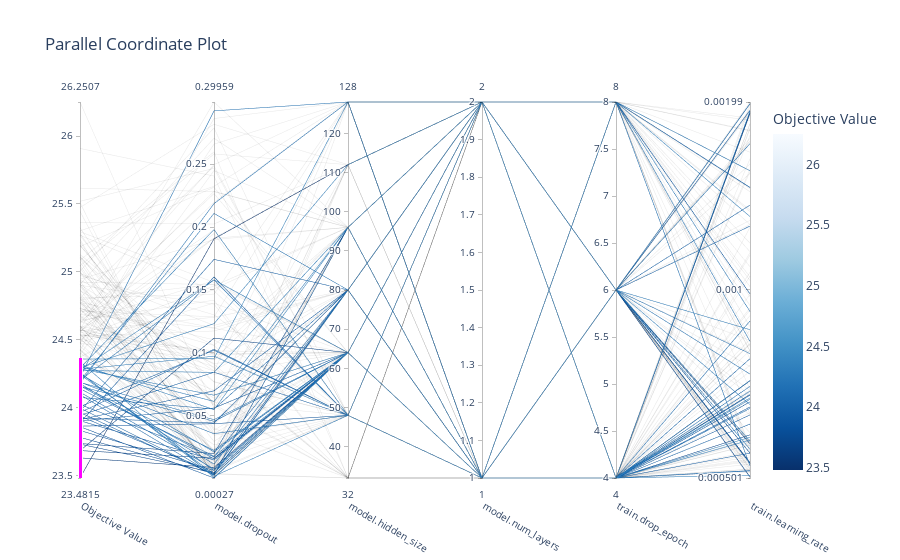

Source (notebook cell):
### Markdown cell above
Show parallel coordinate plot (mostly userful when using continuous params):

### Code cell
top_frac = 0.3   # color only top_frac% of trials
params = None    # choose params to plot
# params = imps[:6].index.tolist()  # alternative: pick only the most important

fig = plot_parallel_coordinate(study, params=params)

vals = df["value"].dropna().to_list()
th = np.quantile(vals, top_frac)
fig = optuna.visualization.plot_parallel_coordinate(study, params=params)
fig.data[0].dimensions[0].constraintrange = [min(vals), th]
fig.update_coloraxes(cmin=min(vals), cmax=max(vals))  

fig.show()

### Figure 1 — Plotly figure (JSON) as saved in the notebook; plotly's stock layout.template omitted (floating-point values rounded to 4 significant figures; data arrays with more than 128 entries replaced by an {"elided": "..."} marker saying what was removed)
{"data": [{"dimensions": [{"constraintrange": [23.48, 24.37], "label": "Objective Value", "range": [23.48, 26.25], "values": {"elided": "163 float values"}}, {"label": "model.dropout", "range": [0.0002659, 0.2996], "values": {"elided": "163 float values"}}, {"label": "model.hidden_size", "range": [32, 128], "values": {"elided": "163 int values"}}, {"label": "model.num_layers", "range": [1, 2], "values": {"elided": "163 int values"}}, {"label": "train.drop_epoch", "range": [4, 8], "values": {"elided": "163 int values"}}, {"label": "train.learning_rate", "range": [-3.3, -2.701], "ticktext": ["0.000501", "0.001", "0.00199"], "tickvals": [-3.3, -3, -2.701], "values": {"elided": "163 float values"}}], "labelangle": 30, "labelside": "bottom", "line": {"color": {"elided": "163 float values"}, "colorbar": {"title": {"text": "Objective Value"}}, "colorscale": [[0, "rgb(247,251,255)"], [0.125, "rgb(222,235,247)"], [0.25, "rgb(198,219,239)"], [0.375, "rgb(158,202,225)"], [0.5, "rgb(107,174,214)"], [0.625, "rgb(66,146,198)"], [0.75, "rgb(33,113,181)"], [0.875, "rgb(8,81,156)"], [1, "rgb(8,48,107)"]], "reversescale": true, "showscale": true}, "type": "parcoords"}], "layout": {"coloraxis": {"cmax": 28.48, "cmin": 23.48}, "title": {"text": "Parallel Coordinate Plot"}}}
